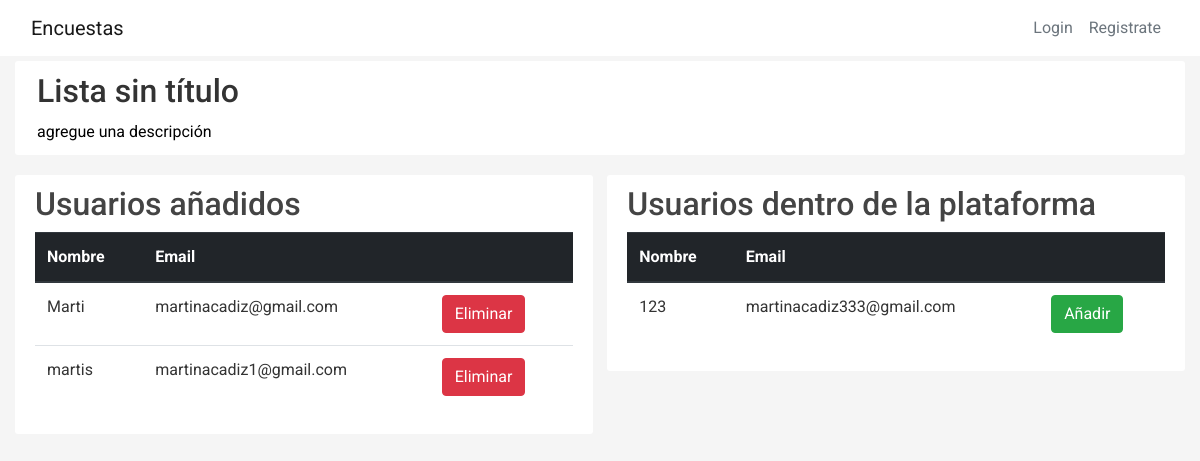
Page /editar_lista/1 on the earlier database version.
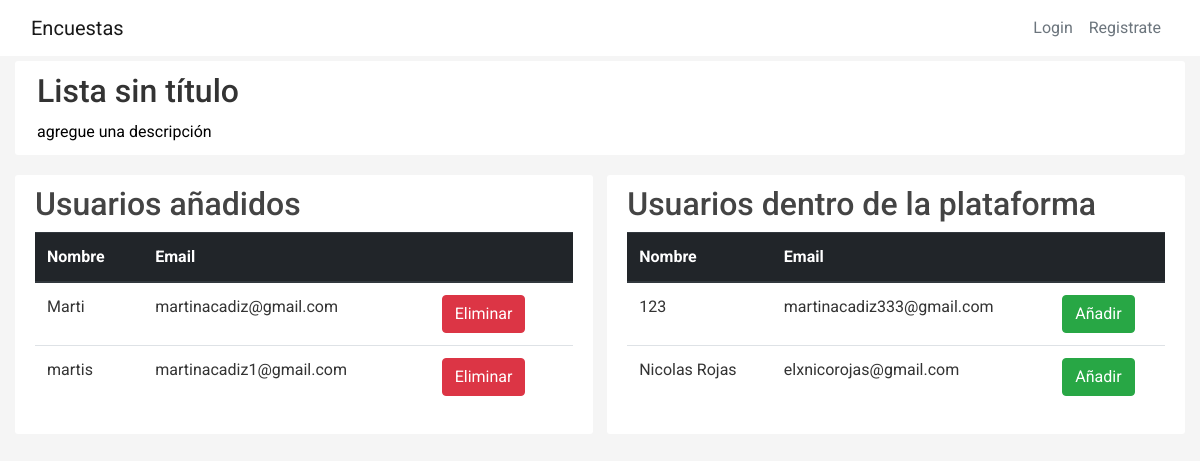
Same page on the later database version.
### encuestas/models.py (models this page shows, shortened)
class ListaDifusion(db.Model):
    id = db.Column(db.Integer, primary_key = True)
    title = db.Column(db.String(100),nullable = False)
    description = db.Column(db.String(1000), nullable = False)
    user_id = db.Column(db.Integer, db.ForeignKey('user.id'),nullable = False)

class User(db.Model,UserMixin):
    id = db.Column(db.Integer, primary_key=True)
    username = db.Column(db.String(20), unique=True, nullable=False)
    name = db.Column(db.String(20), nullable=False)
    email = db.Column(db.String(120), unique=True, nullable=False)
    image_file = db.Column(db.String(20), nullable=False, default='default.jpg')
    password = db.Column(db.String(60), nullable=False)
    posts = db.relationship('Post', backref='author', lazy=True)
    tipo = db.Column(db.String(20), nullable=False)
    visible_inf = db.Column(db.String(20), nullable=False, default=True)

### encuestas/routes.py (the view)
@app.route("/editar_lista/<int:lista_id>", methods=['GET', 'POST'])
def editar_lista(lista_id):
    lista = ListaDifusion.query.get_or_404(lista_id)
    ids_encuestados_en_lista = UserInList.query.filter_by(lista_id = lista_id)
    id_users = []
    for enc in ids_encuestados_en_lista:
        id_users.append(enc.user_id)
    total_encuestados = User.query.filter(and_(User.id.not_in(id_users),User.tipo == False))
    encuestados_en_lista = User.query.filter(User.id.in_(id_users))
    return render_template('editar_lista.html',
        title= 'Editar lista',
        lista = lista,
        total_encuestados = total_encuestados,
        encuestados_en_lista = encuestados_en_lista
    )

### encuestas/templates/editar_lista.html (shortened to what this page needs)
{% extends "layout.html" %}  {% block content %}
<div class="content-section w-100">
  <input
    id="lista_{{lista.id}}"
    type="text"
    class="title-encuesta title w-100 border-left-0 border-right-0 border-top-0 bg-transparent outline-none h2"
    value="{{lista.title}}"
  />
  <input
    id="lista_descr_{{lista.id}}"
    type="text"
    class="description-encuesta description title-encuesta w-100 border-left-0 border-right-0 border-top-0 bg-transparent outline-none"
    value="{{lista.description}}"
  />
</div>
<div class="d-flex gap-9 align-items-start justify-content-between">
  <div class="content-section w-50 h-auto">
    <h2>Usuarios añadidos</h2>
    <table id="example" class="table">
      <thead class="thead-dark">
        <tr>
          <th scope="col">Nombre</th>
          <th scope="col">Email</th>
          <th scope="col"></th>
        </tr>
      </thead>
      <tbody id="users-in-list">
        {%for encuestado in encuestados_en_lista%}
        <tr id="user_{{encuestado.id}}">
          <td>{{encuestado.name}}</td>
          <td>{{encuestado.email}}</td>
          <td>
            <button
              class="btn btn-danger"
              onclick="remove_user('{{encuestado.id}}','{{lista.id}}')"
            >
              Eliminar
            </button>
          </td>
        </tr>
        {%endfor%}
      </tbody>
    </table>
  </div>
  <div class="content-section w-50">
    <h2>Usuarios dentro de la plataforma</h2>
    <table class="table">
      <thead class="thead-dark">
        <tr>
          <th scope="col">Nombre</th>
          <th scope="col">Email</th>
          <th scope="col"></th>
        </tr>
      </thead>
      <tbody id="total-users">
        {%for encuestado in total_encuestados%}
        <tr id="user_{{encuestado.id}}">
          <td>{{encuestado.name}}</td>
          <td>{{encuestado.email}}</td>
          <td>
            <button
              class="btn btn-success"
              onclick="select_user('{{encuestado.id}}','{{lista.id}}')"
            >
              Añadir
            </button>
          </td>
        </tr>
        {%endfor%}
      </tbody>
    </table>
  </div>
</div>
{% endblock content %}

### encuestas/templates/layout.html (shortened to what this page needs)
<!DOCTYPE html>
<html>
<head>
    <link rel="stylesheet" href="https://maxcdn.bootstrapcdn.com/bootstrap/4.0.0/css/bootstrap.min.css">
    <link rel="stylesheet" type="text/css" href="{{ url_for('static', filename='main.css') }}">
</head>
<body class="d-flex flex-column gap-4">
    <header class="site-header">
      <nav class="navbar navbar-expand-lg bg-white navbar-light bg-white fixed-top ">
        <div class="container">
          <a class="navbar-brand mr-4 " href="/">Encuestas</a>
          <div class="collapse navbar-collapse" id="navbarToggle">
            <div class="navbar-nav">
              {% if current_user.is_authenticated %}
              <a class="nav-item text-secondary nav-link  btn-link px-3 me-2" href="{{ url_for('profile') }}">Perfil</a>
              <a class="nav-item text-secondary nav-link" href="{{ url_for('logout') }}">Salir</a>
              {% else %}
              <a class="nav-item text-secondary nav-link" href="{{ url_for('login') }}">Login</a>
              <a class="nav-item text-secondary nav-link" href="{{ url_for('register') }}">Registrate</a>
              {% endif %}
            </div>
          </div>
        </div>
      </nav>
    </header>
    <main role="main" class="container">
      <div >
        <div id ="content-section">
          {% block content %}{% endblock %}
        </div>
      </div>
    </main>
</body>
</html>

### encuestas/static/main.css (style rules this page uses)
body { font-family: "Roboto", sans-serif; font-weight: 400; background: #f5f5f5; color: #333; margin-top: 3.4rem; box-sizing: border-box; }
h1, h2, h3, h4, h5, h6 { color: #444444; }
.site-header .navbar-nav .nav-link { color: #cbd5db; }
.container { max-width: 1200px; width: 1200px; }
.content-section { background: #ffffff; padding: 10px 20px; border-radius: 3px; margin-bottom: 20px; }
.gap-9 { gap: 0.9rem; }
.gap-4 { gap: 0.4rem; }
.w-100 { width: 100%; }
.title-encuesta { outline: none; border-bottom: 0; transition: border-bottom 0.1s linear; }
.description-encuesta { border-bottom: 0; transition: border-bottom 0.1s linear; }
.outline-none { outline: none; }
html, body { width: 100%; height: 100%; }

Differences in the rows shown:
added User: name "Nicolas Rojas", email "elxnicorojas@gmail.com", shown under "Usuarios dentro de la plataforma"
